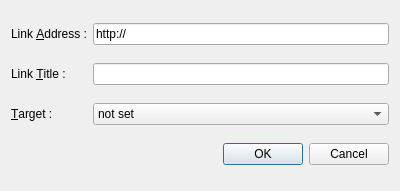
<ui version="4.0" >
 <class>AddEditLinkDialog</class>
 <widget class="QDialog" name="AddEditLinkDialog" >
  <property name="geometry" >
   <rect>
    <x>0</x>
    <y>0</y>
    <width>400</width>
    <height>191</height>
   </rect>
  </property>
  <property name="windowTitle" >
   <string>Add Link</string>
  </property>
  <layout class="QGridLayout" name="gridLayout" >
   <item row="0" column="0" >
    <widget class="QLabel" name="label" >
     <property name="text" >
      <string>Link &amp;Address :</string>
     </property>
     <property name="buddy" >
      <cstring>txtAddress</cstring>
     </property>
    </widget>
   </item>
   <item row="0" column="1" >
    <widget class="QLineEdit" name="txtAddress" >
     <property name="text" >
      <string>http://</string>
     </property>
    </widget>
   </item>
   <item row="1" column="0" >
    <widget class="QLabel" name="label_2" >
     <property name="text" >
      <string>Link &amp;Title :</string>
     </property>
     <property name="buddy" >
      <cstring>txtTitle</cstring>
     </property>
    </widget>
   </item>
   <item row="1" column="1" >
    <widget class="QLineEdit" name="txtTitle" />
   </item>
   <item row="2" column="0" >
    <widget class="QLabel" name="label_3" >
     <property name="text" >
      <string>&amp;Target :</string>
     </property>
     <property name="buddy" >
      <cstring>comboTarget</cstring>
     </property>
    </widget>
   </item>
   <item row="2" column="1" >
    <widget class="QComboBox" name="comboTarget" >
     <item>
      <property name="text" >
       <string>not set</string>
      </property>
     </item>
     <item>
      <property name="text" >
       <string>Current window</string>
      </property>
     </item>
     <item>
      <property name="text" >
       <string>New window</string>
      </property>
     </item>
    </widget>
   </item>
   <item row="3" column="0" colspan="2" >
    <widget class="QDialogButtonBox" name="buttonBox" >
     <property name="orientation" >
      <enum>Qt::Horizontal</enum>
     </property>
     <property name="standardButtons" >
      <set>QDialogButtonBox::Cancel|QDialogButtonBox::Ok</set>
     </property>
    </widget>
   </item>
  </layout>
 </widget>
 <resources/>
 <connections>
  <connection>
   <sender>buttonBox</sender>
   <signal>accepted()</signal>
   <receiver>AddEditLinkDialog</receiver>
   <slot>accept()</slot>
   <hints>
    <hint type="sourcelabel" >
     <x>227</x>
     <y>158</y>
    </hint>
    <hint type="destinationlabel" >
     <x>157</x>
     <y>190</y>
    </hint>
   </hints>
  </connection>
  <connection>
   <sender>buttonBox</sender>
   <signal>rejected()</signal>
   <receiver>AddEditLinkDialog</receiver>
   <slot>reject()</slot>
   <hints>
    <hint type="sourcelabel" >
     <x>295</x>
     <y>164</y>
    </hint>
    <hint type="destinationlabel" >
     <x>286</x>
     <y>190</y>
    </hint>
   </hints>
  </connection>
 </connections>
</ui>
